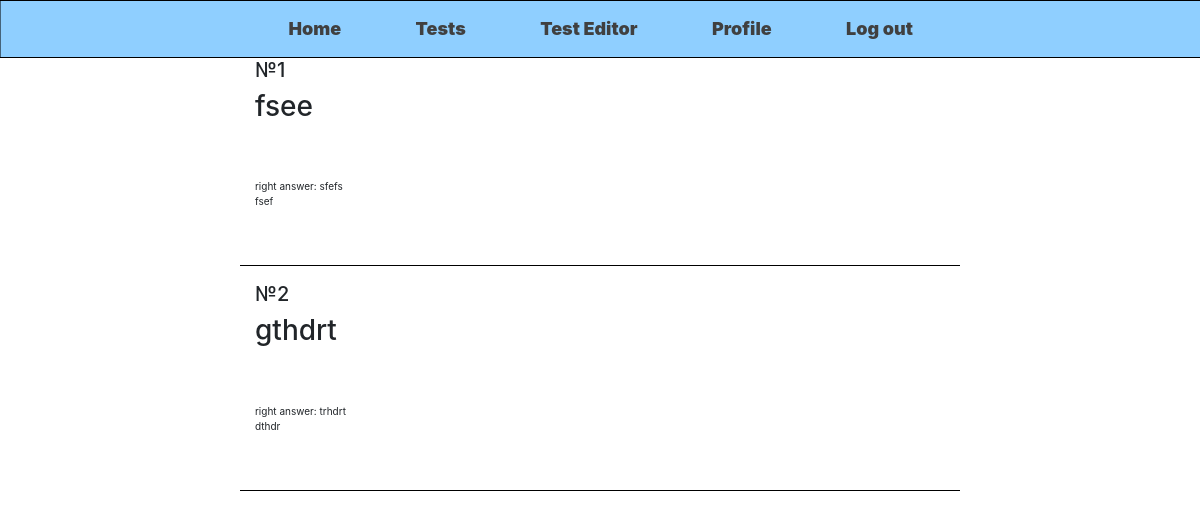
The page /test/all/1 on the database as committed earlier.
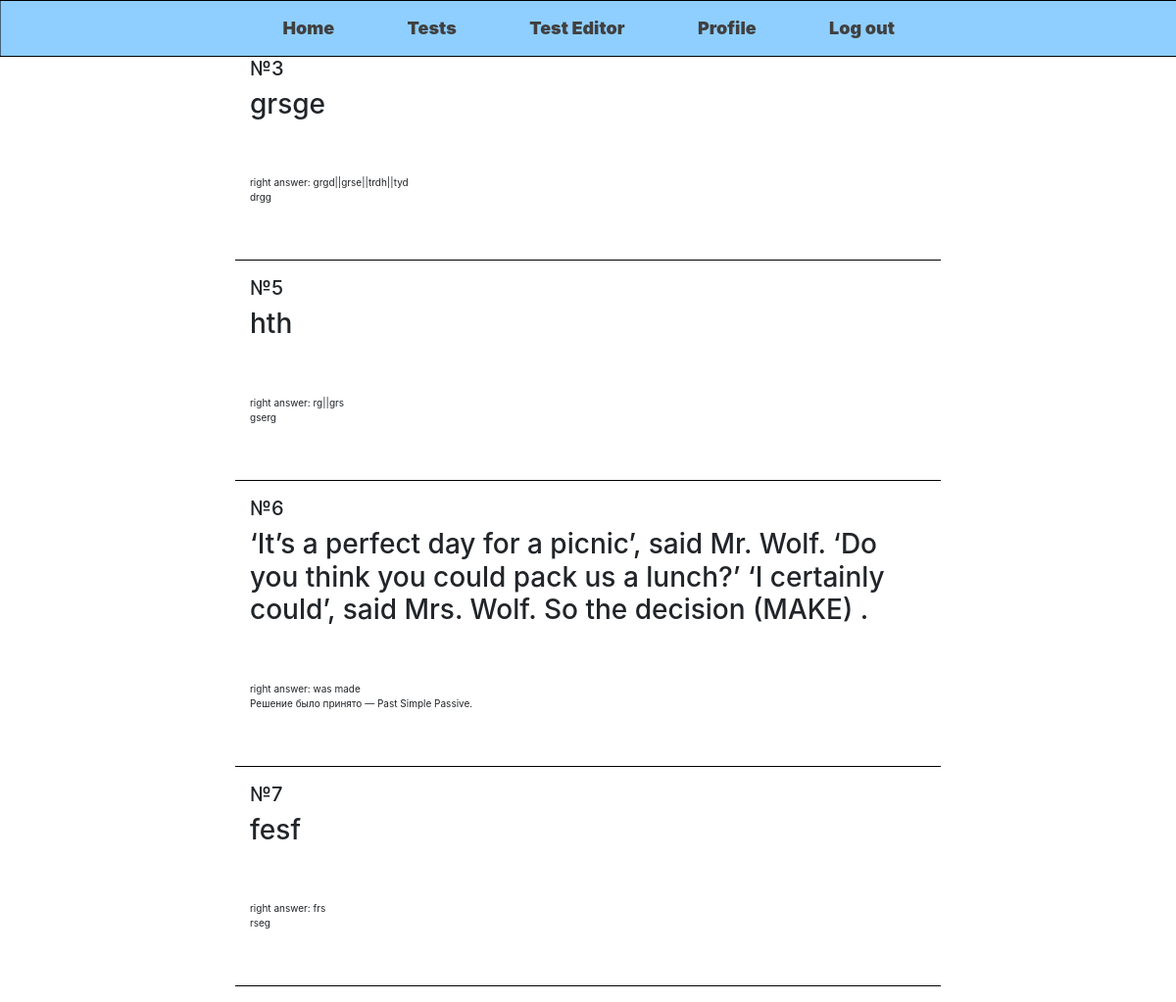
The same page on the database as committed later.
### models.py (models this page shows, shortened)
class TestModel(db.Model):
    __tablename__ = 'test_model'
    id = db.Column(db.Integer, primary_key=True)
    theme_id = db.Column(db.Integer, db.ForeignKey('theme.id'), nullable=False)
    question = db.Column(db.String(512), unique=False, nullable=False)
    right_answer = db.Column(db.String(64), unique=False, nullable=True) # use || if more than one questions
    explanation = db.Column(db.String(256), unique=False, nullable=True)
    author_id = db.Column(db.Integer, unique=False, nullable=False)
    theme = db.relationship('Theme',backref=db.backref('TestModel',lazy=True))

### EnglishEazy.py (the view)
@app.route('/test/all/<int:id>')
def show_all_tests(id):
    is_loged = check_session()
    if not is_loged and is_loged == admin['login']:
        return redirect('/log_in')
    tests = TestModel.query.filter_by(theme_id=id)
    user = UserModel.query.filter_by(username=is_loged).first()
    if not tests:
        abort(404)
    return render_template('tests/all_tests.html', tests=tests, user=user)

### EnglishEazy.py (called while the page is built)
def check_session():
    try:
        if not(UserModel.query.filter_by(username=session['username']).first()) and session['username'] != admin['login']:
            session['username'] = None
        return session['username']
    except KeyError as err:
        return False

### templates/tests/all_tests.html
{% extends 'home_wrapper.html' %}
{% block content %}
    {% for test in tests %}
    <div class="container-fluid">
        <h5>№{{ test.id }}</h5>
        <h3>{{ test.question }}</h3>
        <br>
        <br>
        <div style="font-size: 10px">
            right answer: {{ test.right_answer }}<br>
            <p>
                {{ test.explanation }}
            </p>
        </div>
    </div><br>
        <hr size="10px" color="black">
    {% endfor %}
{% endblock content %}

### templates/home_wrapper.html (shortened to what this page needs)
{% extends 'wrapper.html' %}
{% block wrap %}
    <nav class="navbar tab">
        <span class="nav-item"><a href="/home" >Home</a></span>
        <span class="nav-item"><a href="/tests" >Tests</a></span>
        <span class="nav-item"><a href="/test_editor" >Test Editor</a></span>
        <span class="nav-item"><a href="/profile/{{ user.id }}" >Profile</a></span>
        <span class="nav-item"><a href="/log_out">Log out</a></span>
    </nav>
    {% block content %}{% endblock content %}
{% endblock wrap %}

### templates/wrapper.html (shortened to what this page needs)
<!DOCTYPE html>
<html lang="en">
<head>
    <link rel="stylesheet" href="https://maxcdn.bootstrapcdn.com/bootstrap/4.0.0/css/bootstrap.min.css">
</head>
<body>
    <div id="content" class="content">
        {% block wrap %}
        {% endblock wrap %}
    </div>
</body>
</html>

### templates/wrapper.html (style rules this page uses)
* { margin: 0; padding: 0; }
#content { padding-left: 20%; padding-right: 20%; }
.tab { background-color: #8fcfff; border: 1px solid black; transform: translate(-20%); width: 167%; padding: 2%; padding-left: 40%; padding-right: 40%; color: whitesmoke; }
.tab a { color: #404040; font-weight: 900; font-size: 18px; }

Rows that differ between the two databases and show on the page:
removed TestModel: id "1", question "fsee", right_answer "sfefs", explanation "fsef"
removed TestModel: id "2", question "gthdrt", right_answer "trhdrt", explanation "dthdr"
added TestModel: id "3", question "grsge", right_answer "grgd||grse||trdh||tyd", explanation "drgg"
added TestModel: id "5", question "hth", right_answer "rg||grs", explanation "gserg"
added TestModel: id "6", question "‘It’s a perfect day for a picnic’, said Mr. Wolf. ‘Do you think you could pack us a lunch?’ ‘I certainly could’, said Mrs. Wolf. So the decision (MAKE) .", right_answer "was made", explanation "Решение было принято — Past Simple Passive."
added TestModel: id "7", question "fesf", right_answer "frs", explanation "rseg"
